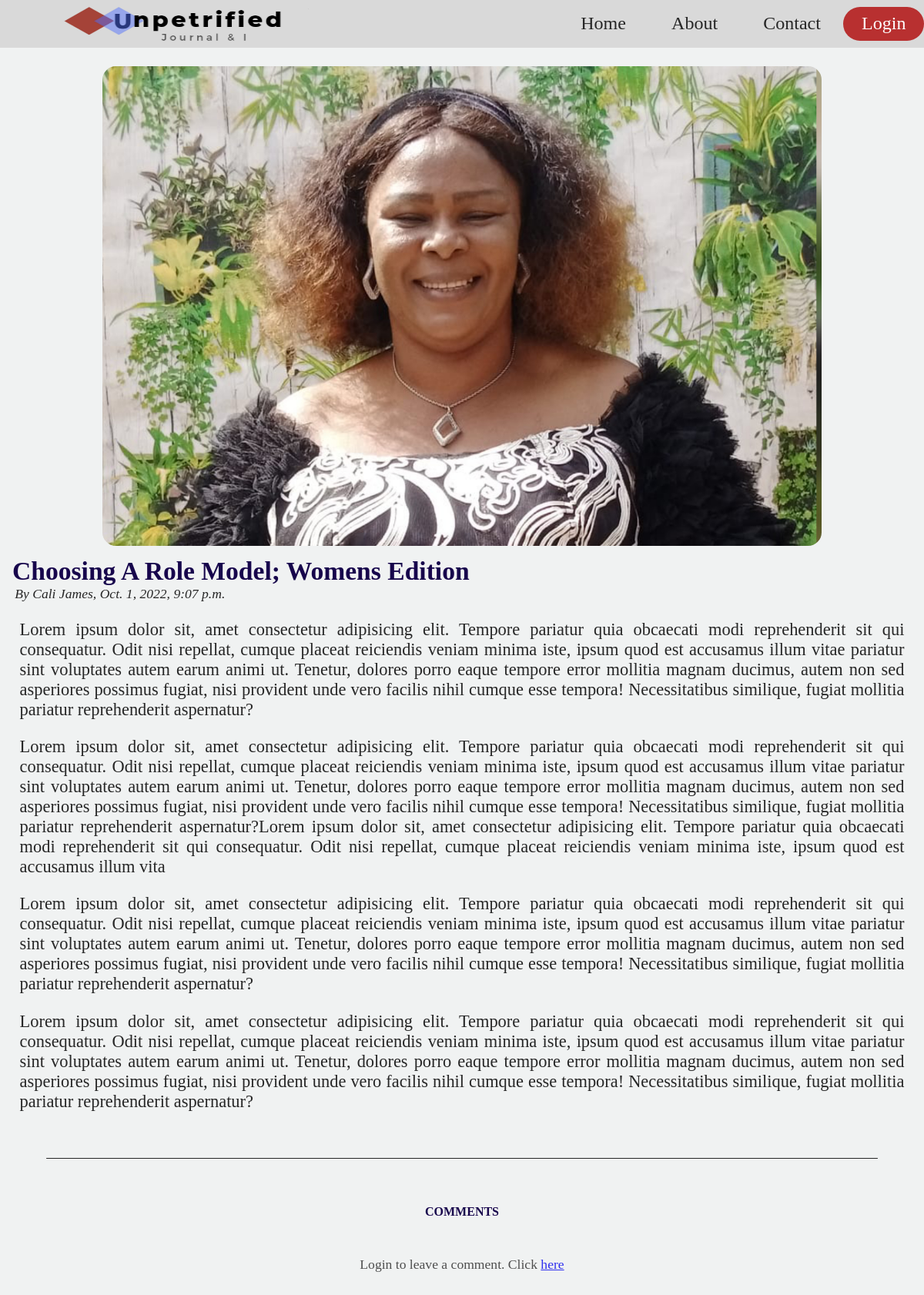
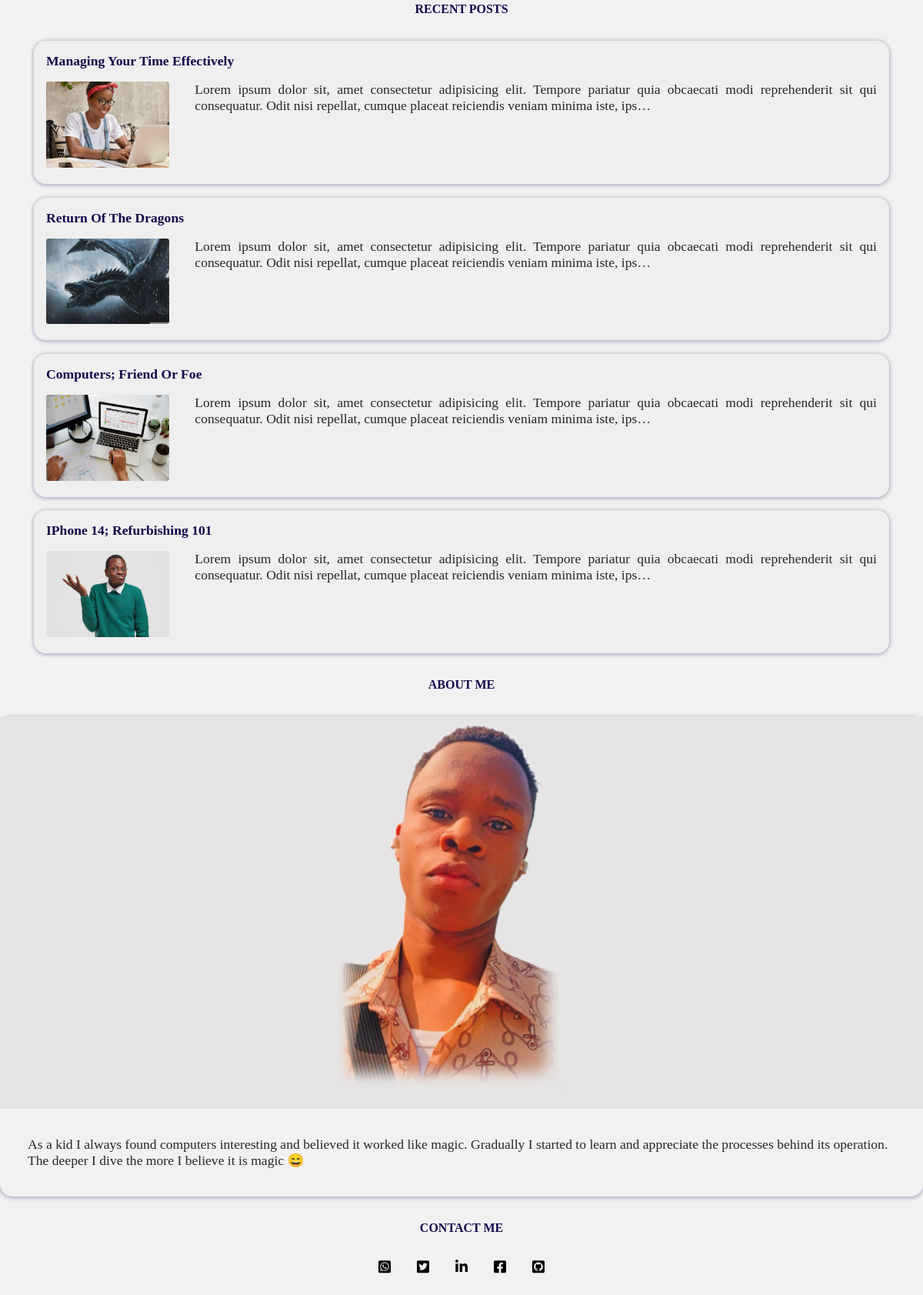
Screenshot of /post/8 with the database file from the repository (2 pictures, top to bottom).
### blog/models.py (models this page shows, shortened)
class Post(models.Model):
    author = models.CharField(max_length=40, null=False)
    title = models.CharField(max_length=50, null=False)
    date = models.DateTimeField(default=datetime.now, blank=True)
    content = models.TextField(null=False)
    photo = models.ImageField(upload_to='images')

### blog/views.py (the view)
# urls.py: path('post/<int:post_id>', views.Posts.as_view(), name='post'),
class Posts(View):
    def get(self, request, post_id):
        article = Post.objects.get(id=post_id)
        split_article = article.content.split("\n")
        data = {
            'article' : article,
            'contents' : split_article,
            'posts' : Post.objects.all(),
            'comments' : Comments.objects.filter(post = article),
            'form' : CommentForm(),
        }
        return render(request, 'post.html', data)

### templates/post.html (shortened to what this page needs)
{% extends 'index.html' %}
{% load static %}
{% block style %} <link rel="stylesheet" href="{% static 'css\post.css' %}"> {% endblock %}
    {% block content %}
    <div class="content">
        <img src="{{article.photo.url}}" alt="">
        <h4>{{article.title}}</h4>
        <span>By {{article.author}}, {{article.date}}</span>
        {% for content in contents %}
            <p>{{content}}</p>
        {% endfor %}
    </div>
    <span class="rule"></span>
    <div class="comments">
        <div class="row">COMMENTS</div>
        {% if user.is_authenticated %}
        <form id="comment_form">
            {% csrf_token %}
            {{form.as_p}}
            <input type="submit" value="comment">
        </form>
        {% else %}
       <div class="login-msg" style="text-align: center;opacity: .8;">Login to leave a comment. Click <a href="{% url 'login' %}?next={{request.path}}">here</a></div>
        {% endif %}
    </div>
    <div class="row">RECENT POSTS</div>
    {% for post in posts reversed %}
        {% if post.id != article.id %}
        <div class="card">
            <div class="head">
                <a href="/post/{{post.id}}"><h3>{{post.title}}</h3></a>
            </div>
            <a href="/post/{{post.id}}">
                <img src="{{post.photo.url}}" alt="">
            </a>
            <p>
                {{post.content | truncatechars:200}}
            </p>
        </div>
        {% endif %}
    {% endfor %}
    {% endblock %}

### staticdir/css/post.css (style rules this page uses)
:root { --textColor: rgb(38, 38, 38); --btnColor: rgba(240, 240, 240, 0.94); --btnHoverColor: rgb(25, 79, 255); --textHeadingColor: rgba(23, 5, 76); --headingWeight: 700; --contentHeadingSize: 1.5rem; --contentTextSize: 1rem; --contentImgWidth: 80%; --contentImgMargin: .5em 10%; --contentHeading: 1.3rem; --contentAuthor: .6rem; --contentPText: .8rem; --oneRem: 1rem; --oneEm: 1em; --cardImgWidth: 95%; --cardImgRadius: .2rem; }
.rule { display: block; background-color: var(--textColor); height: 1px; width: 90%; margin: 5%; border-radius: 1rem; position: relative; }
.content { padding: 1rem; padding-bottom: 0; }
.content > img { width: var(--contentImgWidth); margin: var(--contentImgMargin); border-radius: 1em; }
.content > h4 { font-size: var(--contentHeading); margin: 0; color: var(--textHeadingColor); text-transform: capitalize; }
.content span { font-style: italic; font-weight: lighter; font-size: var(--contentAuthor); padding: 0 .2rem; }
.content p { text-align: justify; font-size: var(--contentPText); padding: 0 .6rem; }
.card { display: grid; grid-template-columns: 4fr 7fr; gap: var(--oneRem); height: fit-content; background-color: rgba(240, 240, 240, 0.94); border-radius: var(--oneRem); box-shadow: 0 1px 5px 1px rgba(23, 5, 76, .3); margin: auto; margin-top: var(--oneEm); padding: var(--oneRem); width: 90%; }
.head { grid-column: 1/3; }
.card a { text-decoration: none; }
.card h3 { font-weight: var(--headingWeight); font-size: var(--oneRem); margin: 0; color: var(--textHeadingColor); transition: color, 200ms ease-in; text-transform: capitalize; }
.card a img { width: var(--cardImgWidth); aspect-ratio: 1/.7; border-radius: var(--cardImgRadius); }
.card p { margin: 0; display: flex; flex-direction: column; align-items: center; justify-content: center; text-align: justify; }
@media screen and (min-width: 700px) { .content > h4 { --contentHeading: 2.1rem; } }
@media screen and (min-width: 700px) { .content span { --contentAuthor: 1.1rem; } }
@media screen and (min-width: 700px) { .content p { --contentPText: 1.4rem; } }
@media screen and (min-width: 700px) { .card { grid-template-columns: 2fr 10fr; } }
@media screen and (min-width: 700px) { .card h3 { --oneRem: 1.1rem } }
@media screen and (min-width: 700px) { .card a img { --cardImgWidth: 90%; } }
@media screen and (min-width: 700px) { .card p { font-size: 1.1rem; justify-content: flex-start; } }
@media screen and (min-width: 700px) { .card > a { --readMoreWeight: 700; } }

### staticdir/css/base.css (style rules this page uses)
:root { --headingColor: rgba(217, 217, 217); --navColor: var(--headingColor); --textColor: rgb(38, 38, 38); --bgColor: rgba(240, 242, 242); --btnColor: rgba(240, 240, 240, 0.94); --btnHoverColor: rgb(25, 79, 255); --textHeadingColor: rgba(23, 5, 76); --headingHoverColor: rgba(242, 68, 5); --headingWeight: 900; --bodyTextSize: .7rem; --logoWidth: 25em; --oneRem: 1rem; --oneEm: 1em; --aboutMeTextSize: .6rem; --aboutMeImgDivWidth: 94%; --aboutMeImgDivMargin: 3%; --contactImgWidth: 16px; --contactImgMargin: 0px 15px; }
body { background-color: var(--bgColor); color: var(--textColor); font-size: var(--bodyTextSize); margin: 0; }
.row { text-align: center; margin: 2em 0; font-weight: 900; font-size: .5rem; color: var(--textHeadingColor); display: block; }
@media screen and (min-width: 700px) { body { font-size: 1.1em; } }
@media screen and (min-width: 700px) { :root { --logoWidth: 30em; } }
@media screen and (min-width: 700px) { .row { font-size: 1rem; } }

### rows the page displays
Post: photo (picture), title "Choosing A Role Model; Womens Edition", author "Cali James", date "Oct. 1, 2022, 9:07 p.m."
Post: title "Managing Your Time Effectively", photo (picture), content "Lorem ipsum dolor sit, amet consectetur adipisicing elit. Tempore pariatur quia obcaecati modi reprehenderit sit qui consequatur. Odit nisi repellat, cumque placeat reiciendis veniam minima iste, ips…"
Post: title "Return Of The Dragons", photo (picture), content "Lorem ipsum dolor sit, amet consectetur adipisicing elit. Tempore pariatur quia obcaecati modi reprehenderit sit qui consequatur. Odit nisi repellat, cumque placeat reiciendis veniam minima iste, ips…"
Post: title "Computers; Friend Or Foe", photo (picture), content "Lorem ipsum dolor sit, amet consectetur adipisicing elit. Tempore pariatur quia obcaecati modi reprehenderit sit qui consequatur. Odit nisi repellat, cumque placeat reiciendis veniam minima iste, ips…"
Post: title "IPhone 14; Refurbishing 101", photo (picture), content "Lorem ipsum dolor sit, amet consectetur adipisicing elit. Tempore pariatur quia obcaecati modi reprehenderit sit qui consequatur. Odit nisi repellat, cumque placeat reiciendis veniam minima iste, ips…"
